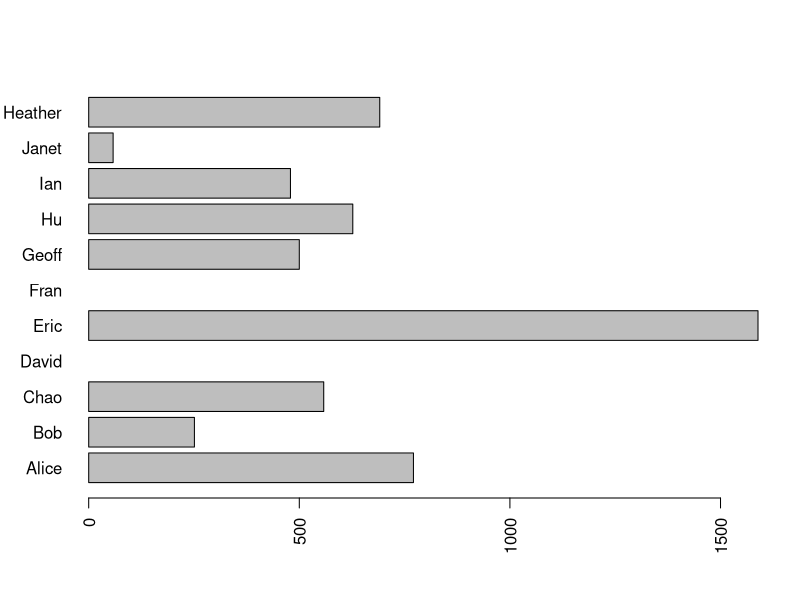

This figure's R source:
## ---- chunk 1
require("data.table")
sampleDT <- read.table("people-data.csv", # The people-data.csv file from the current working directory 
                       header = T, # Our CSV file has column header information in the first line
                       sep=",", # Our CSV file uses a comma to separate each column
                       stringsAsFactors = F, # false so that each column is loaded as a set of strings
                       colClasses=c("Followers"="numeric", "Dog.person"="factor")
)
head(sampleDT)
## ---- chunk 2
str(sampleDT)
## ---- chunk 3
summary(sampleDT$Followers)
summary(sampleDT$Dog.person)
## ---- chunk 4
    par(las=2) # Want the titles to be horizontal
    barplot( sampleDT$Followers, horiz=TRUE, names.arg = sampleDT$Person)
## ---- chunk 5
provinceUniqueSorted <- sort(unique(sampleDT$Province))
cat(provinceUniqueSorted)
## ---- chunk 6

sampleDT[,6] <- as.numeric(gsub(",", "", sampleDT[,6]), ignore.na=T)

